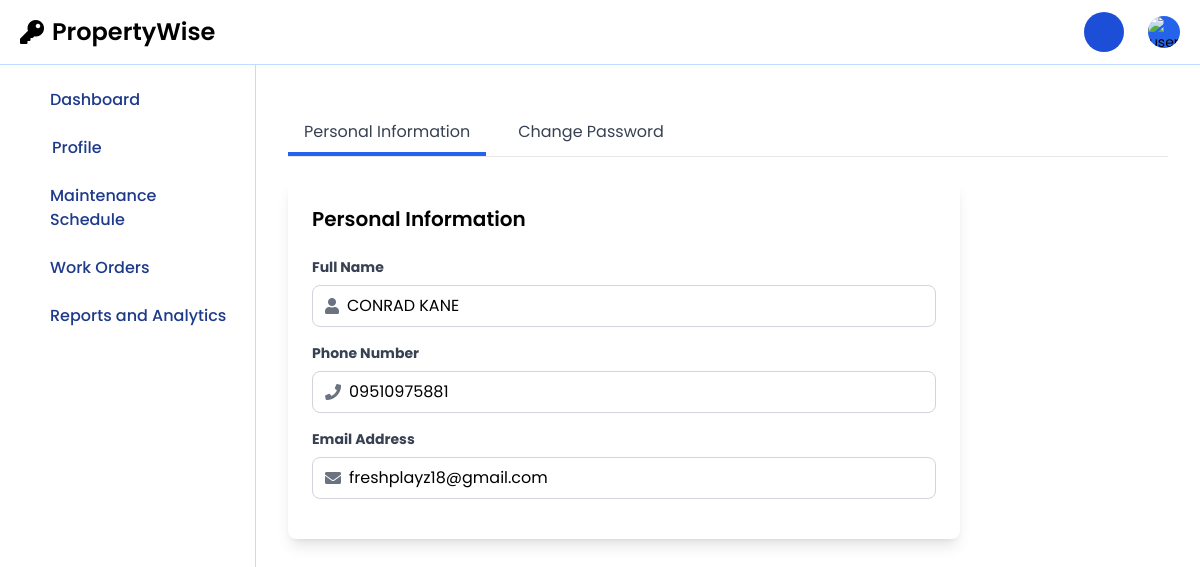
Page /staff/staffProfile.php (signed in) on the committed database.
### tables this page shows
CREATE TABLE `staff` (
  `staff_id` int(11) NOT NULL,
  `Email` varchar(255) NOT NULL,
  `Password` varchar(255) NOT NULL,
  `Name` varchar(100) NOT NULL,
  `Specialty` varchar(100) NOT NULL,
  `Phone_Number` varchar(20) NOT NULL,
  `ResetToken` varchar(255) DEFAULT NULL,
  `created_at` timestamp NOT NULL DEFAULT current_timestamp(),
  `reset_token_expires` datetime DEFAULT NULL,
  `status` enum('Available','Busy','Active','Suspended','Inactive') NOT NULL DEFAULT 'Available',
  `OTP` varchar(6) DEFAULT NULL,
  `OTP_expiration` datetime DEFAULT NULL,
  `OTP_used` tinyint(1) DEFAULT 0
);

### staff/staffProfile.php (the view, shortened to what this page needs)
<?php
require_once '../session/audit_trail.php';
function getStaffProfile($staff_id) {
    global $conn;
    $stmt = $conn->prepare("SELECT staff_id, Email, Name, Specialty, Phone_Number, status FROM staff WHERE staff_id = ?");
    $stmt->bind_param("i", $staff_id);
    $stmt->execute();
    return $stmt->get_result()->fetch_assoc();
}
if (isset($_SESSION['staff_id'])) {
    $profile = getStaffProfile($_SESSION['staff_id']);
    $name = $profile['Name'] ?? '';
    $email = $profile['Email'] ?? '';
    $phone = $profile['Phone_Number'] ?? '';
}
?>
<!DOCTYPE html>
<html lang="en">
<head>
    <script src="https://cdn.tailwindcss.com"></script>
    <link rel="stylesheet" href="https://cdnjs.cloudflare.com/ajax/libs/font-awesome/5.15.4/css/all.min.css">
    <link rel="stylesheet" href="https://cdnjs.cloudflare.com/ajax/libs/toastify-js/1.12.0/toastify.min.css">
</head>
<body>
<?php include('staffNavbar.php'); ?>
<?php include('staffSidebar.php'); ?>
  <div class="sm:ml-64 p-8 mt-20">
        <div class="flex mb-6 border-b">
            <button id="tab-info" class="py-2 px-4 text-gray-700 focus:outline-none border-b-4 border-blue-600">Personal Information</button>
            <button id="tab-password" class="py-2 px-4 text-gray-700 focus:outline-none ml-4 border-b-4 border-transparent hover:border-blue-600">Change Password</button>
        </div>
    <div id="info-content" class="bg-white shadow-lg rounded-lg p-6 w-full max-w-2xl">
        <h2 class="text-xl font-semibold mb-6">Personal Information</h2>
        <form>
            <div class="mb-4">
                <label class="block text-gray-700 text-sm font-bold mb-2" for="full-name">
                    Full Name
                </label>
                <div class="flex items-center border border-gray-300 rounded-lg px-3 py-2">
                    <i class="fas fa-user text-gray-500"></i>
                    <input type="text" id="full-name" class="ml-2 w-full outline-none" value="<?php echo htmlspecialchars($name); ?>" readonly />
                </div>
            </div>
            <div class="mb-4">
                <label class="block text-gray-700 text-sm font-bold mb-2" for="phone-number">
                    Phone Number
                </label>
                <div class="flex items-center border border-gray-300 rounded-lg px-3 py-2">
                    <i class="fas fa-phone text-gray-500"></i>
                    <input type="text" id="phone-number" name="phone" class="ml-2 w-full outline-none" value="<?php echo htmlspecialchars($phone); ?>" readonly />
                </div>
            </div>
            <div class="mb-4">
                <label class="block text-gray-700 text-sm font-bold mb-2" for="email">
                    Email Address
                </label>
                <div class="flex items-center border border-gray-300 rounded-lg px-3 py-2">
                    <i class="fas fa-envelope text-gray-500"></i>
                    <input type="email" id="email" class="ml-2 w-full outline-none" value="<?php echo htmlspecialchars($email); ?>" readonly />
                </div>
            </div>
            </form>
        </div>
    </div>
</body>
</html>

### staff/staffProfile.php (style rules this page uses)
body { font-family: 'Poppins', sans-serif; }

### staff/staffSidebar.php (style rules this page uses)
body { font-family: 'Poppins', sans-serif; }

### rows in the picture
staff: Name "CONRAD KANE", phone "09510975881", Email "freshplayz18@gmail.com"
